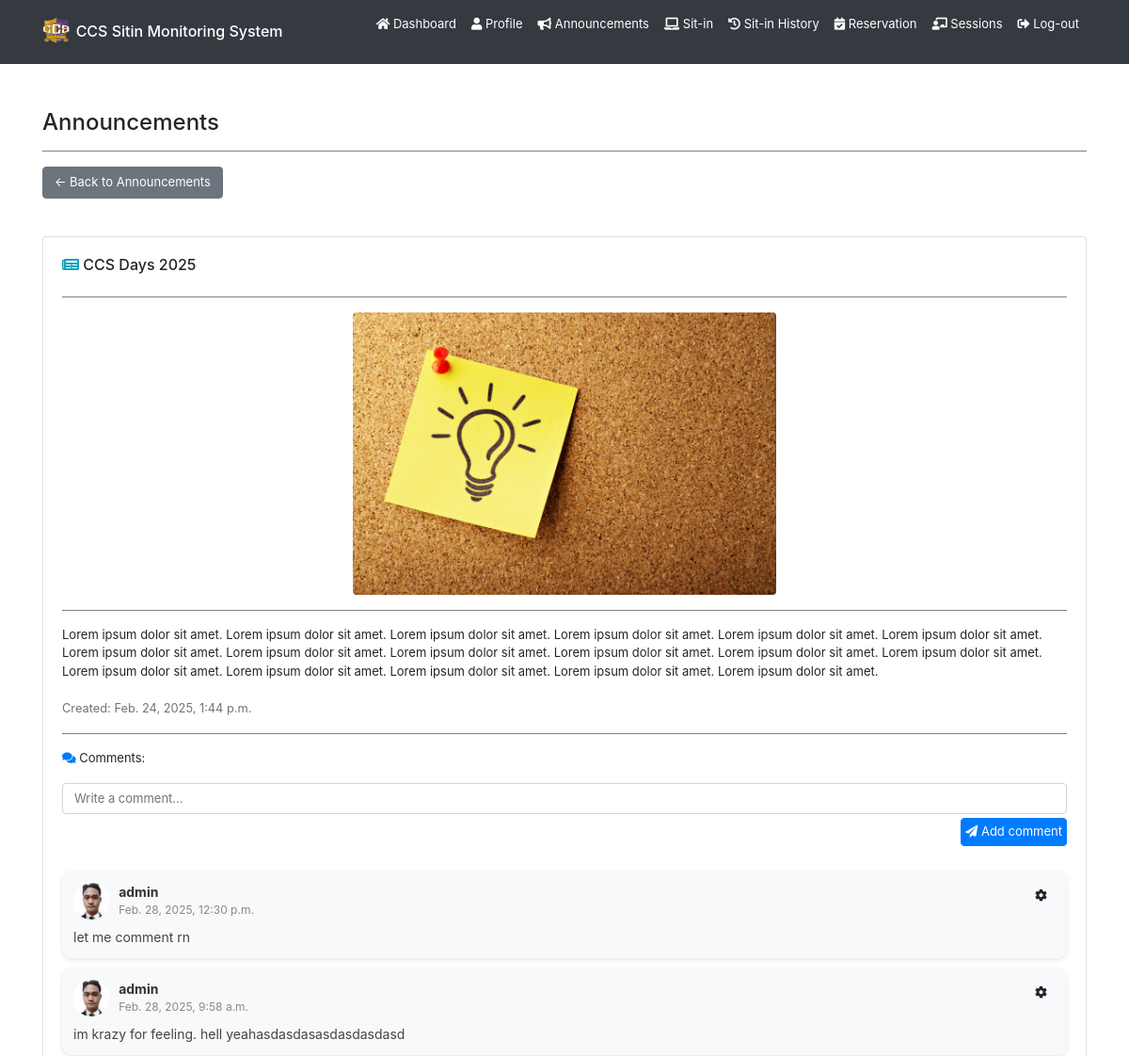
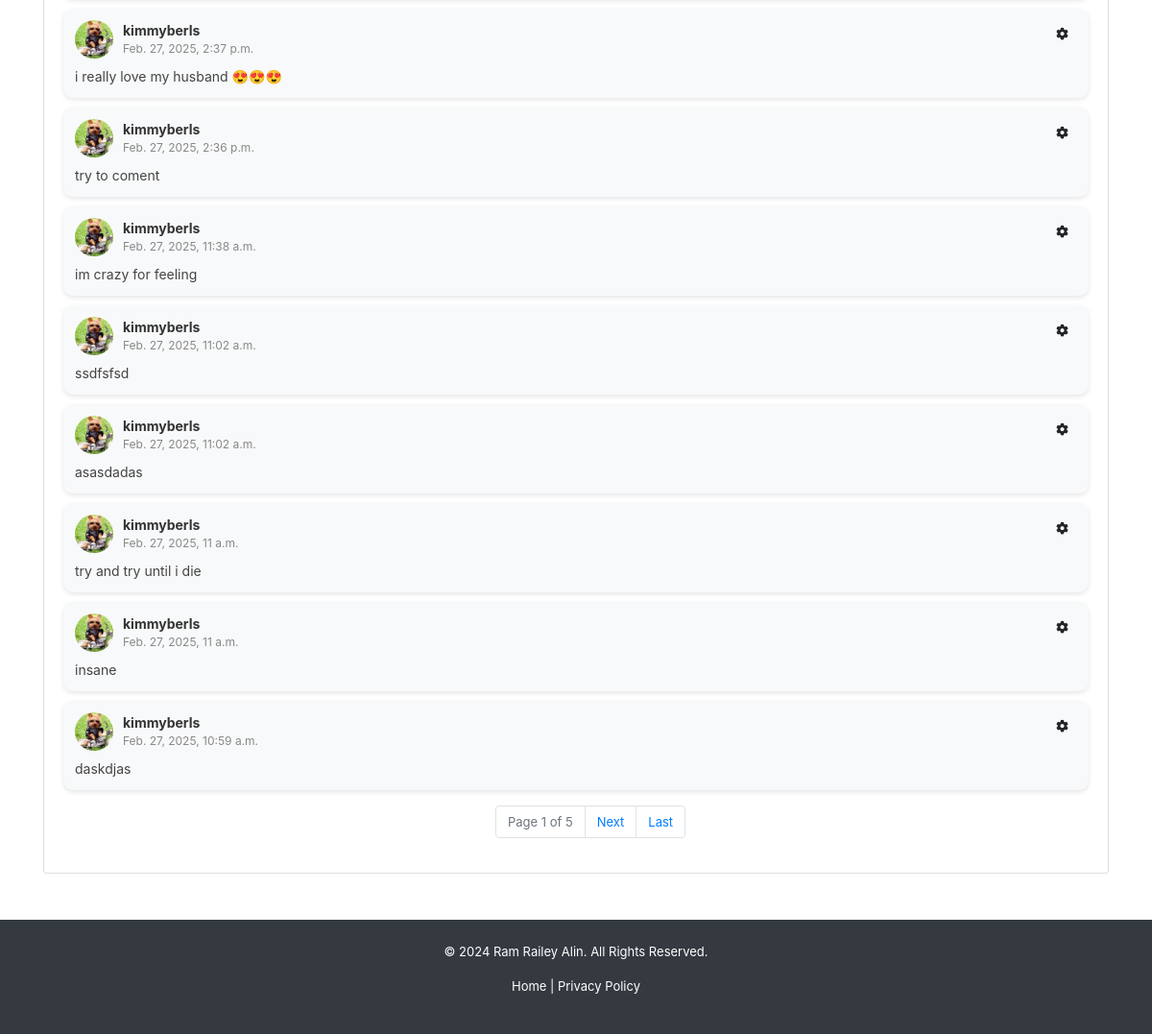
Page /announcements/1/ (signed in) on the committed database (2 pictures, top to bottom).
### backend/models.py (models this page shows, shortened)
class Announcement(models.Model):
    title = models.CharField(max_length=255, blank=True, null=True)
    content = models.TextField(blank=True, null=True)
    image = models.ImageField(upload_to="announcements/", default="announcements/announcement.jpg", blank=True, null=True)
    date = models.DateTimeField(auto_now_add=True)
    updated_at = models.DateTimeField(auto_now=True)
    superuser = models.ForeignKey(User, on_delete=models.CASCADE, limit_choices_to={'is_superuser': True})

class AnnouncementComment(models.Model):
    comment = models.TextField(blank=True, null=True)
    date = models.DateTimeField(auto_now_add=True)
    updated_at = models.DateTimeField(auto_now=True)
    announcement = models.ForeignKey(Announcement, on_delete=models.CASCADE)
    user = models.ForeignKey(User, on_delete=models.CASCADE)

class Registration(models.Model):
    idno = models.IntegerField(primary_key=True)
    lastname = models.CharField(max_length=80, null=True, blank=True)
    firstname = models.CharField(max_length=80, null=True, blank=True)
    middlename = models.CharField(max_length=80, null=True, blank=True)
    course = models.CharField(max_length=80, choices=COURSE_CHOICES, null=True, blank=True)
    level = models.IntegerField(null=True, choices=LEVEL_CHOICES, blank=True)
    email = models.EmailField(max_length=80, null=True, blank=True)
    address = models.CharField(max_length=255, null=True, blank=True)
    sessions = models.IntegerField(default=30, null=True, blank=True)
    profilepicture_og = models.ImageField(upload_to="profiles/", default="profiles/default.jpg", blank=True, null=True)
    profilepicture_lg = models.ImageField(upload_to="profiles/", default="profiles/default_lg.jpg", blank=True, null=True)
    profilepicture_md = models.ImageField(upload_to="profiles/", default="profiles/default_md.jpg", blank=True, null=True)
    profilepicture_sm = models.ImageField(upload_to="profiles/", default="profiles/default_sm.jpg", blank=True, null=True)
    profiledescription = models.TextField(blank=True, null=True)
    username = models.OneToOneField(User, on_delete=models.CASCADE)

### backend/views.py (the view)
# urls.py: path('announcements/<int:announcement_id>/', views.announcement, name='user-announcement'),
@login_required
def announcement(request, announcement_id):
    if request.user.is_authenticated:
        announcement = get_object_or_404(Announcement, pk=announcement_id)
        comments = AnnouncementComment.objects.filter(announcement=announcement).order_by('-updated_at')
        paginator = Paginator(comments, 10)
        page_number = request.GET.get('page')
        page_obj = paginator.get_page(page_number)
        return render(request, 'backend/pages/announcement.html', context={ 'announcement': announcement, 'announcementcomments': page_obj })
    return redirect('/')

### backend/templates/backend/pages/announcement.html (shortened to what this page needs)
{% extends 'backend/base.html' %}
{% load static %}
{% block content %}
<div class="container mt-5">
    <h4>Announcements</h4>
    <hr>
    <button class="btn btn-secondary mb-3" onclick="window.location.href = '{% url "user-announcements" %}'">
        ← Back to Announcements
    </button>
    <div id="announcement-body" class="card mt-4 rounded-box">
        <div class="card-body">
            <div class="d-flex justify-content-between align-items-center">
                <h6><i class="fas fa-newspaper text-info"></i> {{ announcement.title }}</h6>
            </div>
            <hr>
            {% if announcement.image %}
            <div class="text-center">
                <img src="{{ announcement.image.url }}" alt="Announcement Image" class="img-fluid rounded" style="max-height: 300px; object-fit: cover;">
            </div>
            <hr>
            {% endif %}
            <p>{{ announcement.content }}</p>
            <small class="text-muted">Created: {{ announcement.date }}</small>
            <hr>
            <p>
                <i class="fas fa-comments text-primary"></i> Comments:</p>
            <form id="comment-form">
                <div class="form-group">
                    <textarea class="form-control" placeholder="Write a comment..."
                        oninput="this.style.height = ''; this.style.height = this.scrollHeight + 'px'" rows="1"
                        style="resize: none;" required></textarea>
                    <button type="button"
                        onclick="PostComment(this.parentElement.parentElement, '{{ announcement.id }}','{{ csrf_token }}')"
                        class="btn p-1 mt-1 btn-primary float-right"><i class="fas fa-paper-plane"></i> Add comment</button>
                </div>
            </form>
        {% if announcementcomments %}
            {% for comment in announcementcomments %}
            <div class="comment-card w-full">
                <div class="comment-header d-flex align-items-center">
                    <img src="{{ comment.user.registration.profilepicture_sm.url }}" alt="comment profile pic"
                        class="comment-pic">
                    <div class="d-flex justify-content-between w-100">
                        <div class="comment-user-info flex-grow-1">
                            <strong>{{ comment.user.username }}</strong>
                            <span class="comment-date">{{ comment.date }}</span>
                        </div>
                        <div class="dropdown ms-auto">
                            <button class="btn btn-light btn-sm" type="button" id="dropdownMenuButton"
                                data-toggle="dropdown" aria-haspopup="true" aria-expanded="false">
                                <i class="fas fa-cog"></i>
                            </button>
                        </div>
                    </div>
                </div>
                <div id="comment-text-{{ comment.id }}" class="comment-body">
                    <p>{% if comment.comment %}{{ comment.comment }}{% else %}N\A{% endif %}</p>
                </div>
            </div>
            {% endfor %}
        {% else %}
            <p class="text-muted"><i class="fas fa-info-circle"></i> No comments yet.</p>
        {% endif %}
            <div class="pagination mt-3 d-flex flex-column justify-content-center">
                <nav aria-label="Comment pagination">
                    <ul class="pagination justify-content-center">
                        <li class="page-item disabled">
                            <span class="page-link">Page {{ announcementcomments.number }} of {{ announcementcomments.paginator.num_pages }}</span>
                        </li>
                        {% if announcementcomments.has_next %}
                        <li class="page-item">
                            <a class="page-link" href="?page={{ announcementcomments.next_page_number }}">Next</a>
                        </li>
                        <li class="page-item">
                            <a class="page-link" href="?page={{ announcementcomments.paginator.num_pages }}">Last</a>
                        </li>
                        {% endif %}
                    </ul>
                </nav>
            </div>
        </div>
    </div>
</div>
{% endblock content %}

### backend/static/backend/css/styles.css (style rules this page uses)
* { box-sizing: border-box; padding: 0; margin: 0; }
li { text-decoration: none; }
p { font-size: small; }
button { font-size: small; }
.btn { font-size: small; }
form { display: flex; flex-direction: column; row-gap: 10px; }
hr { width: 100%; border: none; border-top: 1px solid gray; }
ul { font-size: small; margin-left: 30px; }
.comment-card { background: #f8f9fa; border-radius: 10px; padding: 12px; margin: 10px 0; display: flex; flex-direction: column; box-shadow: 0 2px 5px rgba(0, 0, 0, 0.1); }
.comment-header { display: flex; align-items: center; margin-bottom: 8px; }
.comment-pic { width: 40px; height: 40px; border-radius: 50%; object-fit: cover; margin-right: 10px; }
.comment-user-info { display: flex; flex-direction: column; }
.comment-user-info strong { font-size: 14px; color: #333; }
.comment-date { font-size: 12px; color: #888; }
.comment-body p { font-size: 14px; margin: 0; color: #444; }
input[type="text"], input[type="email"], input[type="password"], input[type="number"], input[type="search"], input[type="tel"], input[type="url"], input[type="date"], input[type="datetime-local"], input[type="month"], input[type="week"], input[type="time"], textarea, select { font-size: small !important; }

### rows in the picture
Announcement: title "CCS Days 2025", image (picture), content "Lorem ipsum dolor sit amet. Lorem ipsum dolor sit amet. Lorem ipsum dolor sit amet. Lorem ipsum dolor sit amet. Lorem ipsum dolor sit amet. Lorem ipsum dolor sit amet. Lorem ipsum dolor sit amet. Lorem ipsum dolor sit amet. Lorem ipsum dolor sit amet. Lorem ipsum dolor sit amet. Lorem ipsum dolor sit amet. Lorem ipsum dolor sit amet. Lorem ipsum dolor sit amet. Lorem ipsum dolor sit amet. Lorem ipsum dolor sit amet. Lorem ipsum dolor sit amet. Lorem ipsum dolor sit amet.", date "Feb. 24, 2025, 1:44 p.m."
AnnouncementComment: user.registration.profilepicture_sm (picture), user.username "admin", date "Feb. 28, 2025, 12:30 p.m.", comment "let me comment rn"
AnnouncementComment: user.registration.profilepicture_sm (picture), user.username "admin", date "Feb. 28, 2025, 9:58 a.m.", comment "im krazy for feeling. hell yeahasdasdasasdasdasdasd"
AnnouncementComment: user.registration.profilepicture_sm (picture), user.username "kimmyberls", date "Feb. 27, 2025, 2:37 p.m.", comment "i really love my husband 😍😍😍"
AnnouncementComment: user.registration.profilepicture_sm (picture), user.username "kimmyberls", date "Feb. 27, 2025, 2:36 p.m.", comment "try to coment"
AnnouncementComment: user.registration.profilepicture_sm (picture), user.username "kimmyberls", date "Feb. 27, 2025, 11:38 a.m.", comment "im crazy for feeling"
AnnouncementComment: user.registration.profilepicture_sm (picture), user.username "kimmyberls", date "Feb. 27, 2025, 11:02 a.m.", comment "ssdfsfsd"
AnnouncementComment: user.registration.profilepicture_sm (picture), user.username "kimmyberls", date "Feb. 27, 2025, 11:02 a.m.", comment "asasdadas"
AnnouncementComment: user.registration.profilepicture_sm (picture), user.username "kimmyberls", date "Feb. 27, 2025, 11 a.m.", comment "try and try until i die"
AnnouncementComment: user.registration.profilepicture_sm (picture), user.username "kimmyberls", date "Feb. 27, 2025, 11 a.m.", comment "insane"
AnnouncementComment: user.registration.profilepicture_sm (picture), user.username "kimmyberls", date "Feb. 27, 2025, 10:59 a.m.", comment "daskdjas"

### other values in the picture
{{ announcementcomments.number }} "1"
{{ announcementcomments.paginator.num_pages }} "5"
